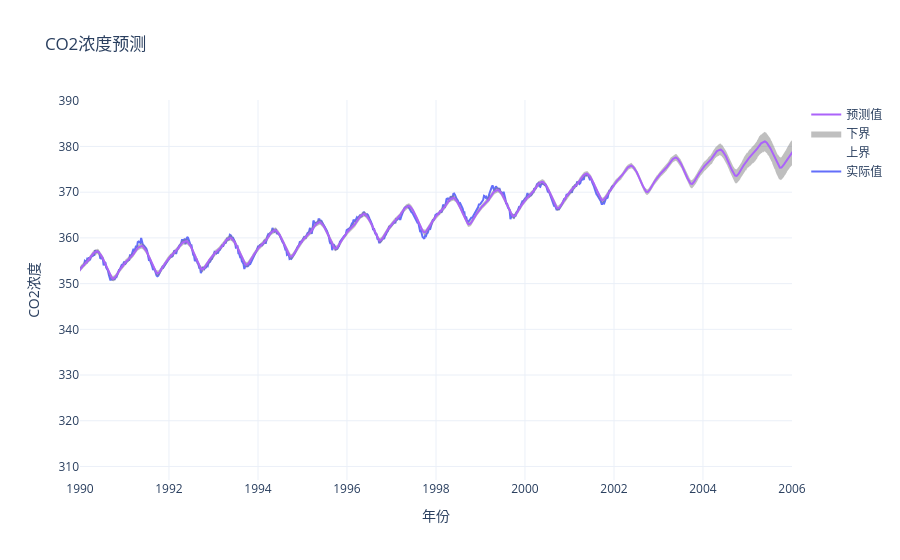

The notebook cell this image was saved under:
### Code cell
model = Prophet()
model.fit(co2_prophet)
future = model.make_future_dataframe(periods=365*5,freq='d')
forecast = model.predict(future)
fig = go.Figure()
fig = go.Figure()
fig.add_trace(go.Scatter(x=co2_prophet.ds,y=co2_prophet.y,name='实际值'))
fig.add_trace(go.Scatter(x=forecast.ds,y=forecast.yhat_upper,name='上界',line=dict(color='grey',width=0)))
fig.add_trace(go.Scatter(x=forecast.ds,y=forecast.yhat_lower,name='下界',line=dict(color='grey',width=0),fill='tonexty',
                         fillcolor='rgba(128,128,128,0.5)'))
fig.add_trace(go.Scatter(x=forecast.ds,y=forecast.yhat,name='预测值'))
fig.update_layout(
    title='CO2浓度预测',
    xaxis=dict(title='日期',range=('1990-01-01','2006-01-01')),
    xaxis_title='年份',
    yaxis_title='CO2浓度',
    template='plotly_white'
)
fig.show()

### Figure 1 — Plotly figure (JSON) as saved in the notebook; plotly's stock layout.template omitted (floating-point values rounded to 4 significant figures; data arrays with more than 128 entries replaced by an {"elided": "..."} marker saying what was removed)
{"data": [{"name": "实际值", "x": {"elided": "2284 str values"}, "y": {"elided": "2284 float values"}, "type": "scatter"}, {"line": {"color": "grey", "width": 0}, "name": "上界", "x": {"elided": "4109 str values"}, "y": {"elided": "4109 float values"}, "type": "scatter"}, {"fill": "tonexty", "fillcolor": "rgba(128,128,128,0.5)", "line": {"color": "grey", "width": 0}, "name": "下界", "x": {"elided": "4109 str values"}, "y": {"elided": "4109 float values"}, "type": "scatter"}, {"name": "预测值", "x": {"elided": "4109 str values"}, "y": {"elided": "4109 float values"}, "type": "scatter"}], "layout": {"xaxis": {"title": {"text": "年份"}, "range": ["1990-01-01", "2006-01-01"]}, "title": {"text": "CO2浓度预测"}, "yaxis": {"title": {"text": "CO2浓度"}}}}
